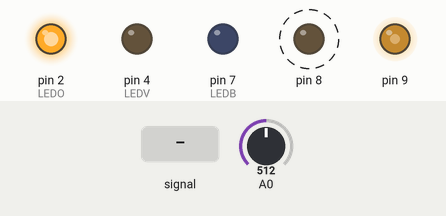
Simulated run of this sketch. Board: Arduino Uno, built with avr-gcc and run on an emulated ATmega328P. Parts: output pins drawn as LEDs (lit = HIGH). Dashed ring = blinking. Inputs (shaded band) come from the test bench; at power-on: A0 = 512. What the sketch prints to the serial monitor is not drawn.

Above: at 1.13 s.
1.3 s: A0 fed a 200 Hz sine of ±81 counts around its level
At 2.99 s:
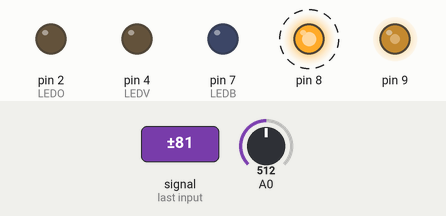
4.3 s: A0 set to 650
At 5.15 s:
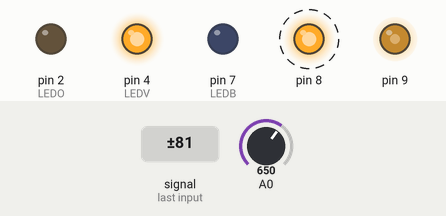
7.3 s: A0 set to 704
10.3 s: A0 set to 711
At 10.81 s:
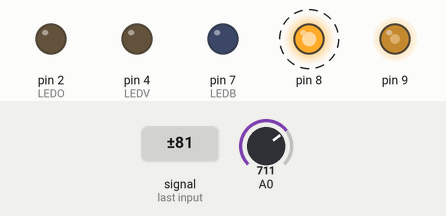
13.3 s: A0 set to 716
At 13.86 s:
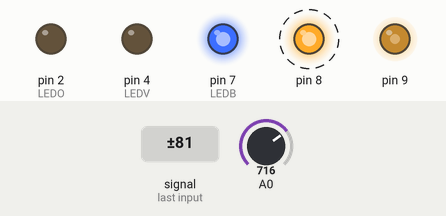
16.3 s: A0 set to 700
At 16.47 s:
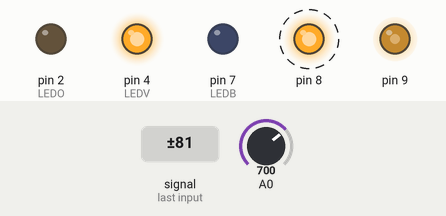
Timing chart, 0 to 20.3 s (numbered marks = the images above; inputs shaded):
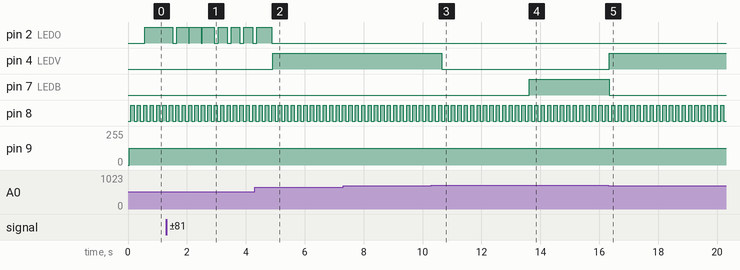

Measured:
- the behaviour switches between 710 and 711 on A0 (found by bisection; images 2 and 3)
- after the input at 1.3 s, pin 2 (LEDO): HIGH → LOW after 0.21 s, then repeats every 0.44 s: HIGH 0.40 s, LOW 0.03 s
- after the input at 4.3 s, pin 4 (LEDV): LOW → HIGH after 0.62 s
- after the input at 10.3 s, pin 4 (LEDV): HIGH → LOW after 0.35 s
- after the input at 13.3 s, pin 7 (LEDB): LOW → HIGH after 0.32 s
- after the input at 16.3 s, pin 4 (LEDV): LOW → HIGH at once; pin 7 (LEDB): HIGH → LOW at once
- by itself, pin 8: alternates HIGH for 0.11 s and LOW for 0.11 s

The sketch:

main.ino
```cpp
   //****************************************************************************************
// Illutron take on Disney style capacitive touch sensor using only passives and Arduino
// Dzl 2012
//****************************************************************************************


//                              10n
// PIN 9 --[10k]-+-----10mH---+--||-- OBJECT
//               |            |
//              3.3k          |
//               |            V 1N4148 diode
//              GND           |
//                            |
//Analog 0 ---+------+--------+
//            |      |
//          100pf   1MOmhm
//            |      |
//           GND    GND


#define SET(x,y) (x |=(1<<y))				//-Bit set/clear macros
#define CLR(x,y) (x &= (~(1<<y)))       		// |
#define CHK(x,y) (x & (1<<y))           		// |
#define TOG(x,y) (x^=(1<<y))            		//-+


#define N 160  //How many frequencies

float results[N];            //-Filtered result buffer
float freq[N];            //-Filtered result buffer
int sizeOfArray = N;


//Définition des ports de sortie des couleurs led

const int LEDO = 2;
const int LEDV = 4;
const int LEDB = 7;


void setup()
{


  TCCR1A=0b10000010;        //-Set up frequency generator
  TCCR1B=0b00011001;        //-+
  ICR1=110;
  OCR1A=55;
  //Led en OUTPUT
	pinMode(LEDO, OUTPUT);
	pinMode(LEDV, OUTPUT);
	pinMode(LEDB, OUTPUT);

  pinMode(9,OUTPUT);        //-Signal generator pin
  pinMode(8,OUTPUT);        //-Sync (test) pin

  Serial.begin(115200);

  for(int i=0;i<N;i++)      //-Preset results
    results[i]=0;         //-+
}

void loop()
{
       digitalWrite(LEDO, LOW);
      digitalWrite(LEDV, LOW);
      digitalWrite(LEDB, LOW);
  unsigned int d;

  int counter = 0;
  for(unsigned int d=0;d<N;d++)
  {


    int v=analogRead(0);    //-Read response signal
    CLR(TCCR1B,0);          //-Stop generator
    TCNT1=0;                //-Reload new frequency
    ICR1=d;                 // |
    OCR1A=d/2;              //-+
    SET(TCCR1B,0);          //-Restart generator

    results[d]=results[d]*0.5+(float)(v)*0.5; //Filter results

    freq[d] = d;

    Serial.println(results[45]);

    if (results[45] <= 640 && results[45] > 500) //Dans l'eau vert
    {
      digitalWrite(LEDO, HIGH);
      digitalWrite(LEDV, LOW);
      digitalWrite(LEDB, LOW);
    }
    else if (results[45] <= 710 && results[45] > 645)// Touché bleu
    {
      digitalWrite(LEDV, HIGH);
      digitalWrite(LEDB, LOW);
      digitalWrite(LEDO, LOW);
    }
    else if (results[45] > 715) // Attrapé vert droite
    {
     digitalWrite(LEDV, LOW);
     digitalWrite(LEDB, HIGH);
     digitalWrite(LEDO, LOW);
    }

 //   plot(v,0);              //-Display
 //   plot(results[d],1);
  // delayMicroseconds(1);


  }


//PlottArray(1,freq,results); //écrit les valeurs sur le port data


  TOG(PORTB,0);            //-Toggle pin 8 after each sweep (good for scope)
}
```

SendData.ino
```cpp
    byte yMSB=0, yLSB=0, xMSB=0, xLSB=0, zeroByte=128, Checksum=0;

    void SendData(int Command, unsigned int yValue,unsigned int xValue){


      /* >=================================================================<
          y = 01010100 11010100    (x & y are 2 Byte integers)
               yMSB      yLSB      send seperately -> reciever joins them
        >=================================================================<  */

        yLSB=lowByte(yValue);
        yMSB=highByte(yValue);
        xLSB=lowByte(xValue);
        xMSB=highByte(xValue);


     /* >=================================================================<
        Only the very first Byte may be a zero, this way allows the computer
        to know that if a Byte recieved is a zero it must be the start byte.
        If data bytes actually have a value of zero, They are given the value
        one and the bit in the zeroByte that represents that Byte is made
        high.
        >=================================================================< */

       zeroByte = 128;                                   // 10000000

       if(yLSB==0){ yLSB=1; zeroByte=zeroByte+1;}        // Make bit 1 high
       if(yMSB==0){ yMSB=1; zeroByte=zeroByte+2;}        // make bit 2 high
       if(xLSB==0){ xLSB=1; zeroByte=zeroByte+4;}        // make bit 3 high
       if(xMSB==0){ xMSB=1; zeroByte=zeroByte+8;}        // make bit 4 high


     /* >=================================================================<
        Calculate the remainder of: sum of all the Bytes divided by 255
        >=================================================================< */

       Checksum = (Command + yMSB + yLSB + xMSB + xLSB + zeroByte)%255;

       if( Checksum !=0 ){
        Serial.write(byte(0));            // send start bit
        Serial.write(byte(Command));      // command eg: Which Graph is this data for

        Serial.write(byte(yMSB));         // Y value's most significant byte
        Serial.write(byte(yLSB));         // Y value's least significant byte
        Serial.write(byte(xMSB));         // X value's most significant byte
        Serial.write(byte(xLSB));         // X value's least significant byte

        Serial.write(byte(zeroByte));     // Which values have a zero value
        Serial.write(byte(Checksum));     // Error Checking Byte
       }
    }


 void PlottArray(unsigned int Cmd,float Array1[],float Array2[]){

      SendData(Cmd+1, 1,1);                        // Tell PC an array is about to be sent
      delay(1);
      for(int x=0;  x < sizeOfArray;  x++){     // Send the arrays
        SendData(Cmd, round(Array1[x]),round(Array2[x]));
        //delay(1);
      }

      SendData(Cmd+2, 1,1);                        // Confirm arrrays have been sent
    }
```
